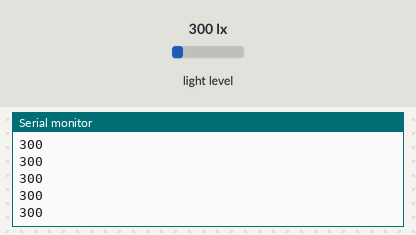
Bench run of a sketch on a simulated Arduino Uno, built with avr-gcc and run on an emulated ATmega328P. Parts: the last lines printed to the serial monitor. Wiring (inferred from the names in the program): BH1750 light sensor at I2C address 0x23. Inputs (shaded band) come from the test bench; at power-on: light level 300 lx.

Above: at 1.2 s.
1.3 s: light level set to 40 lx
At 2.2 s:
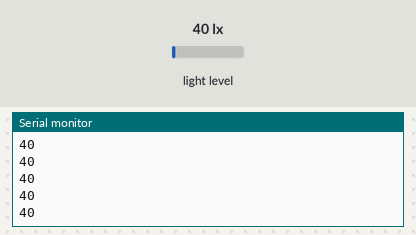
2.8 s: light level set to 500 lx
At 3.8 s:
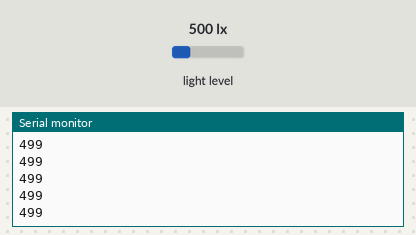
Timing chart, 0 to 5.8 s (numbered marks = the images above; inputs shaded):
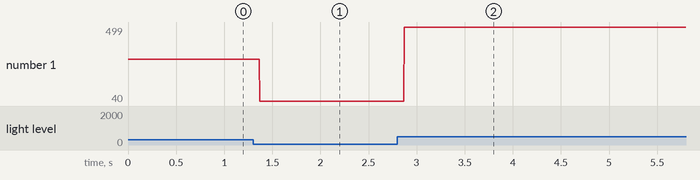

The sketch:

bh1750.ino
```cpp
#include <Wire.h>
#include <math.h>
int BH1750address = 0x23; //i2c address

byte buff[2];
void setup()
{
  Wire.begin();
  Serial.begin(9600);
}

void loop()
{
int i;
  uint16_t val1=0;
  uint16_t val2=0;
  int BH1750address1 = 0x23;
  //int BH1750address2 = 0x5C;
//delay(200);
  BH1750_Init(BH1750address1);
  //BH1750_Init(BH1750address2);
  if(2==BH1750_Read(BH1750address1))
  {
    val1=((buff[0]<<8)|buff[1])/1.2;
    Serial.println(val1);
  }
 /* if(2==BH1750_Read(BH1750address2))
  {
    val2=((buff[0]<<8)|buff[1])/1.2;
    Serial.println(val2);
  }*/
}

int BH1750_Read(int address) //
{
  int i=0;
  Wire.beginTransmission(address);
  Wire.requestFrom(address, 2);
  while(Wire.available()) //
  {
    buff[i] = Wire.read();  // receive one byte
    i++;
  }
  Wire.endTransmission();
  return i;
}

void BH1750_Init(int address)
{
  Wire.beginTransmission(address);
  //Wire.write(0x10);
  Wire.endTransmission();
}
```

Measured:
- after the input at 1.3 s, the serial monitor: prints a new line after 0.07 s (image 1)
- after the input at 2.8 s, the serial monitor: prints a new line after 0.07 s (image 2)
- plotted number 1: 300 → 40 after the input at 1.3 s, 40 → 499 after the input at 2.8 s
